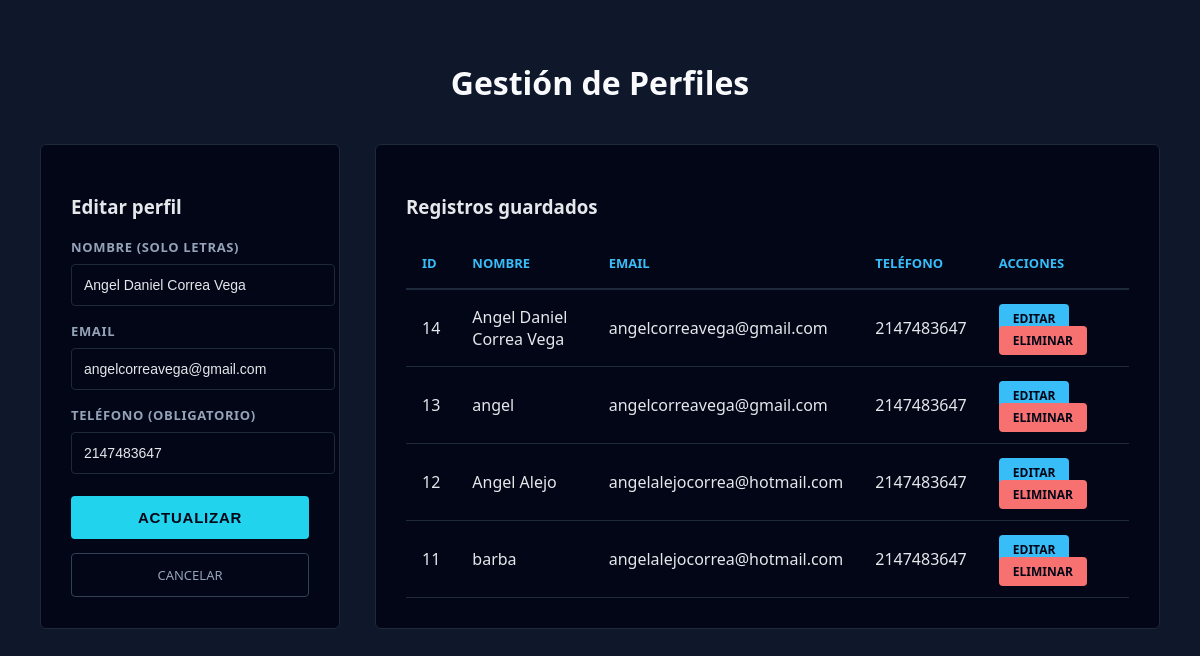
The page /?editar=14 on the database its author committed.
### tables this page shows
CREATE TABLE `perfiles` (
  `id` int(11) NOT NULL,
  `nombre` varchar(100) NOT NULL,
  `email` varchar(100) NOT NULL,
  `telefono` int(20) DEFAULT NULL,
  `creado_en` timestamp NOT NULL DEFAULT current_timestamp()
);

### controllers/perfilesController.php (called while the page is built, shortened)
<?php
if(isset($_GET['editar'])){
    $stmt = $conexion->prepare("SELECT * FROM perfiles WHERE id=?");
    $stmt->execute([$_GET['editar']]);
    $editarData = $stmt->fetch();
}

### views/tabla.php (the view)
<div class="card">
<h3>Registros guardados</h3>
<table class="table">
<tr>
<th>ID</th><th>Nombre</th><th>Email</th><th>Teléfono</th><th>Acciones</th>
</tr>
<?php
$stmt = $conexion->query("SELECT * FROM perfiles ORDER BY id DESC");
foreach($stmt as $fila){
    echo "<tr>
        <td>{$fila['id']}</td>
        <td>{$fila['nombre']}</td>
        <td>{$fila['email']}</td>
        <td>{$fila['telefono']}</td>
        <td>
            <a class='action edit' href='?editar={$fila['id']}'>Editar</a>
            <a class='action delete' onclick=\"return confirm('¿Eliminar registro?')\" href='?eliminar={$fila['id']}'>Eliminar</a>
        </td>
    </tr>";
}
?>
</table>
</div>

### views/formulario.php (shortened to what this page needs)
<div class="card">
<h3><?= $editarData ? "Editar" : "Nuevo" ?> perfil</h3>
<form method="POST">
<label>Nombre (solo letras)</label>
<input name="nombre" required pattern="[A-Za-záéíóúÁÉÍÓÚñÑ ]+"
value="<?= $editarData['nombre'] ?? '' ?>">
<label>Email</label>
<input name="email" type="email" required
value="<?= $editarData['email'] ?? '' ?>">
<label>Teléfono (obligatorio)</label>
<input name="telefono" required pattern="[0-9]+"
value="<?= $editarData['telefono'] ?? '' ?>">
<?php if($editarData): ?>
<button name="actualizar">Actualizar</button>
<a href="index.php" class="btn-cancel">Cancelar</a>
<?php else: ?>
<button name="crear">Guardar</button>
<?php endif; ?>
</form>
</div>

### views/header.php (style rules this page uses)
body { font-family: 'Segoe UI', system-ui, sans-serif; background:#0f172a; margin:0; padding:40px; color:#e5e7eb; }
.card { background:#020617; padding:30px; border-radius:6px; border:1px solid #1e293b; }
label { font-weight:600; margin-top:16px; display:block; font-size:13px; color:#94a3b8; text-transform:uppercase; letter-spacing:.05em; }
input { width:100%; padding:12px; margin-top:8px; border-radius:4px; border:1px solid #1e293b; font-size:14px; background:#020617; color:#e5e7eb; }
button { margin-top:22px; width:100%; padding:13px; border:none; border-radius:4px; background:#22d3ee; color:#020617; font-size:15px; font-weight:700; cursor:pointer; text-transform:uppercase; letter-spacing:.05em; }
.btn-cancel { background:transparent; border:1px solid #334155; text-decoration:none; display:block; text-align:center; margin-top:14px; padding:12px; border-radius:4px; color:#94a3b8; text-transform:uppercase; font-size:13px; }
.table { width:100%; border-collapse:collapse; background:#020617; }
.table th { background:#020617; color:#38bdf8; padding:16px; text-align:left; font-size:13px; text-transform:uppercase; border-bottom:2px solid #1e293b; }
.table td { padding:16px; border-bottom:1px solid #1e293b; color:#e5e7eb; }
.action { padding:6px 14px; border-radius:4px; font-size:12px; text-decoration:none; color:#020617; font-weight:700; text-transform:uppercase; }
.edit { background:#38bdf8; }
.delete { background:#f87171; }

### rows shown on the page
perfiles: nombre "Angel Daniel Correa Vega", email "angelcorreavega@gmail.com", telefono "2147483647", id "14"
perfiles: id "13", nombre "angel", email "angelcorreavega@gmail.com", telefono "2147483647"
perfiles: id "12", nombre "Angel Alejo", email "angelalejocorrea@hotmail.com", telefono "2147483647"
perfiles: id "11", nombre "barba", email "angelalejocorrea@hotmail.com", telefono "2147483647"
